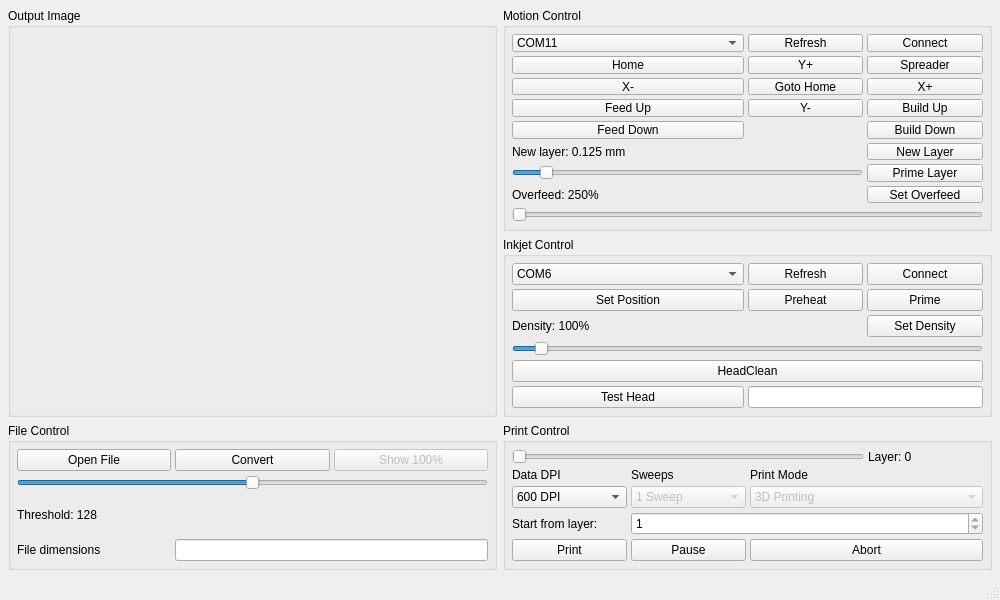
<?xml version="1.0" encoding="UTF-8"?>
<ui version="4.0">
 <class>MainWindow</class>
 <widget class="QMainWindow" name="MainWindow">
  <property name="geometry">
   <rect>
    <x>0</x>
    <y>0</y>
    <width>1000</width>
    <height>600</height>
   </rect>
  </property>
  <property name="minimumSize">
   <size>
    <width>1000</width>
    <height>600</height>
   </size>
  </property>
  <property name="windowTitle">
   <string>Oasis 3D Printer Console</string>
  </property>
  <widget class="QWidget" name="centralwidget">
   <layout class="QGridLayout" name="gridLayout">
    <property name="margin">
     <number>8</number>
    </property>
    <property name="spacing">
     <number>6</number>
    </property>

    <!-- Output Image (row 0-1, col 0) — Input 제거, Output이 왼쪽 전체 차지 -->
    <item row="0" column="0" rowspan="2">
     <widget class="QGroupBox" name="group_output">
      <property name="title">
       <string>Output Image</string>
      </property>
      <layout class="QVBoxLayout">
       <property name="margin"><number>6</number></property>
       <item>
        <widget class="QLabel" name="output_window">
         <property name="text"><string/></property>
         <property name="scaledContents"><bool>true</bool></property>
         <property name="alignment"><set>Qt::AlignCenter</set></property>
         <property name="minimumSize">
          <size><width>280</width><height>280</height></size>
         </property>
        </widget>
       </item>
      </layout>
     </widget>
    </item>

    <!-- Motion Control (row 0, col 1) -->
    <item row="0" column="1">
     <widget class="QGroupBox" name="group_motion">
      <property name="title"><string>Motion Control</string></property>
      <layout class="QGridLayout">
       <property name="margin"><number>6</number></property>
       <property name="spacing"><number>4</number></property>
       <!-- Row 0: port combo + refresh + connect -->
       <item row="0" column="0" colspan="2">
        <widget class="QComboBox" name="motion_set_port">
         <property name="currentText"><string>COM11</string></property>
         <property name="currentIndex"><number>10</number></property>
         <property name="maxVisibleItems"><number>12</number></property>
         <item><property name="text"><string>COM1</string></property></item>
         <item><property name="text"><string>COM2</string></property></item>
         <item><property name="text"><string>COM3</string></property></item>
         <item><property name="text"><string>COM4</string></property></item>
         <item><property name="text"><string>COM5</string></property></item>
         <item><property name="text"><string>COM6</string></property></item>
         <item><property name="text"><string>COM7</string></property></item>
         <item><property name="text"><string>COM8</string></property></item>
         <item><property name="text"><string>COM9</string></property></item>
         <item><property name="text"><string>COM10</string></property></item>
         <item><property name="text"><string>COM11</string></property></item>
         <item><property name="text"><string>COM12</string></property></item>
         <item><property name="text"><string>COM13</string></property></item>
         <item><property name="text"><string>COM14</string></property></item>
         <item><property name="text"><string>COM15</string></property></item>
         <item><property name="text"><string>COM16</string></property></item>
        </widget>
       </item>
       <item row="0" column="2">
        <widget class="QPushButton" name="motion_refresh">
         <property name="text"><string>Refresh</string></property>
        </widget>
       </item>
       <item row="0" column="3">
        <widget class="QPushButton" name="motion_connect">
         <property name="text"><string>Connect</string></property>
        </widget>
       </item>
       <!-- Row 1: Home, Y+, Spreader -->
       <item row="1" column="0" colspan="2">
        <widget class="QPushButton" name="motion_home">
         <property name="text"><string>Home</string></property>
        </widget>
       </item>
       <item row="1" column="2">
        <widget class="QPushButton" name="motion_yp">
         <property name="text"><string>Y+</string></property>
        </widget>
       </item>
       <item row="1" column="3">
        <widget class="QPushButton" name="motion_spreader">
         <property name="text"><string>Spreader</string></property>
        </widget>
       </item>
       <!-- Row 2: X-, Goto home, X+ -->
       <item row="2" column="0" colspan="2">
        <widget class="QPushButton" name="motion_xn">
         <property name="text"><string>X-</string></property>
        </widget>
       </item>
       <item row="2" column="2">
        <widget class="QPushButton" name="motion_goto_home">
         <property name="text"><string>Goto Home</string></property>
        </widget>
       </item>
       <item row="2" column="3">
        <widget class="QPushButton" name="motion_xp">
         <property name="text"><string>X+</string></property>
        </widget>
       </item>
       <!-- Row 3: Feed up, Y-, Build up -->
       <item row="3" column="0" colspan="2">
        <widget class="QPushButton" name="motion_fu">
         <property name="text"><string>Feed Up</string></property>
        </widget>
       </item>
       <item row="3" column="2">
        <widget class="QPushButton" name="motion_yn">
         <property name="text"><string>Y-</string></property>
        </widget>
       </item>
       <item row="3" column="3">
        <widget class="QPushButton" name="motion_bu">
         <property name="text"><string>Build Up</string></property>
        </widget>
       </item>
       <!-- Row 4: Feed down, Build down -->
       <item row="4" column="0" colspan="2">
        <widget class="QPushButton" name="motion_fd">
         <property name="text"><string>Feed Down</string></property>
        </widget>
       </item>
       <item row="4" column="3">
        <widget class="QPushButton" name="motion_bd">
         <property name="text"><string>Build Down</string></property>
        </widget>
       </item>
       <!-- Row 5: New layer label + button -->
       <item row="5" column="0" colspan="3">
        <widget class="QLabel" name="motion_layer_value">
         <property name="text"><string>New layer: 0.125 mm</string></property>
        </widget>
       </item>
       <item row="5" column="3">
        <widget class="QPushButton" name="motion_new_layer">
         <property name="text"><string>New Layer</string></property>
        </widget>
       </item>
       <!-- Row 6: layer thickness slider + prime -->
       <item row="6" column="0" colspan="3">
        <widget class="QSlider" name="motion_layer_thickness">
         <property name="minimum"><number>1</number></property>
         <property name="maximum"><number>50</number></property>
         <property name="value"><number>5</number></property>
         <property name="orientation"><enum>Qt::Horizontal</enum></property>
        </widget>
       </item>
       <item row="6" column="3">
        <widget class="QPushButton" name="motion_prime_layer">
         <property name="text"><string>Prime Layer</string></property>
        </widget>
       </item>
       <!-- Row 7: overfeed label + set button -->
       <item row="7" column="0" colspan="3">
        <widget class="QLabel" name="motion_overfeed_value">
         <property name="text"><string>Overfeed: 250%</string></property>
        </widget>
       </item>
       <item row="7" column="3">
        <widget class="QPushButton" name="motion_set_overfeed">
         <property name="text"><string>Set Overfeed</string></property>
        </widget>
       </item>
       <!-- Row 8: overfeed slider -->
       <item row="8" column="0" colspan="4">
        <widget class="QSlider" name="motion_overfeed">
         <property name="minimum"><number>0</number></property>
         <property name="maximum"><number>20</number></property>
         <property name="value"><number>0</number></property>
         <property name="orientation"><enum>Qt::Horizontal</enum></property>
        </widget>
       </item>
      </layout>
     </widget>
    </item>

    <!-- Inkjet Control (row 1, col 1) -->
    <item row="1" column="1">
     <widget class="QGroupBox" name="group_inkjet">
      <property name="title"><string>Inkjet Control</string></property>
      <layout class="QGridLayout">
       <property name="margin"><number>6</number></property>
       <property name="spacing"><number>4</number></property>
       <!-- Row 0: port + refresh + connect -->
       <item row="0" column="0" colspan="2">
        <widget class="QComboBox" name="inkjet_set_port">
         <property name="currentText"><string>COM6</string></property>
         <property name="currentIndex"><number>5</number></property>
         <property name="maxVisibleItems"><number>12</number></property>
         <item><property name="text"><string>COM1</string></property></item>
         <item><property name="text"><string>COM2</string></property></item>
         <item><property name="text"><string>COM3</string></property></item>
         <item><property name="text"><string>COM4</string></property></item>
         <item><property name="text"><string>COM5</string></property></item>
         <item><property name="text"><string>COM6</string></property></item>
         <item><property name="text"><string>COM7</string></property></item>
         <item><property name="text"><string>COM8</string></property></item>
         <item><property name="text"><string>COM9</string></property></item>
         <item><property name="text"><string>COM10</string></property></item>
         <item><property name="text"><string>COM11</string></property></item>
         <item><property name="text"><string>COM12</string></property></item>
         <item><property name="text"><string>COM13</string></property></item>
         <item><property name="text"><string>COM14</string></property></item>
         <item><property name="text"><string>COM15</string></property></item>
         <item><property name="text"><string>COM16</string></property></item>
        </widget>
       </item>
       <item row="0" column="2">
        <widget class="QPushButton" name="inkjet_refresh">
         <property name="text"><string>Refresh</string></property>
        </widget>
       </item>
       <item row="0" column="3">
        <widget class="QPushButton" name="inkjet_connect">
         <property name="text"><string>Connect</string></property>
        </widget>
       </item>
       <!-- Row 1: set pos, preheat, prime -->
       <item row="1" column="0" colspan="2">
        <widget class="QPushButton" name="inkjet_set_pos">
         <property name="text"><string>Set Position</string></property>
        </widget>
       </item>
       <item row="1" column="2">
        <widget class="QPushButton" name="inkjet_preheat">
         <property name="text"><string>Preheat</string></property>
        </widget>
       </item>
       <item row="1" column="3">
        <widget class="QPushButton" name="inkjet_prime">
         <property name="text"><string>Prime</string></property>
        </widget>
       </item>
       <!-- Row 2: density label + set density -->
       <item row="2" column="0" colspan="3">
        <widget class="QLabel" name="inket_density_value">
         <property name="text"><string>Density: 100%</string></property>
        </widget>
       </item>
       <item row="2" column="3">
        <widget class="QPushButton" name="inkjet_set_density">
         <property name="text"><string>Set Density</string></property>
        </widget>
       </item>
       <!-- Row 3: density slider -->
       <item row="3" column="0" colspan="4">
        <widget class="QSlider" name="inkjet_density">
         <property name="minimum"><number>1</number></property>
         <property name="maximum"><number>1000</number></property>
         <property name="value"><number>50</number></property>
         <property name="orientation"><enum>Qt::Horizontal</enum></property>
        </widget>
       </item>
       <!-- Row 4: HeadClean -->
       <item row="4" column="0" colspan="4">
        <widget class="QPushButton" name="inkjet_head_clean">
         <property name="text"><string>HeadClean</string></property>
         <property name="toolTip"><string>Preheat x10 → Prime x10 → Preheat x10 → Prime x5 → Preheat x5 (1000 ms interval)</string></property>
        </widget>
       </item>
       <!-- Row 5: test button + state -->
       <item row="5" column="0" colspan="2">
        <widget class="QPushButton" name="inkjet_test_button">
         <property name="text"><string>Test Head</string></property>
        </widget>
       </item>
       <item row="5" column="2" colspan="2">
        <widget class="QLineEdit" name="inkjet_test_state">
         <property name="readOnly"><bool>true</bool></property>
        </widget>
       </item>
      </layout>
     </widget>
    </item>

    <!-- File Control (row 2, col 0) -->
    <item row="2" column="0">
     <widget class="QGroupBox" name="group_file">
      <property name="title"><string>File Control</string></property>
      <layout class="QGridLayout">
       <property name="margin"><number>6</number></property>
       <property name="spacing"><number>4</number></property>
       <item row="0" column="0">
        <widget class="QPushButton" name="file_open_button">
         <property name="text"><string>Open File</string></property>
        </widget>
       </item>
       <item row="0" column="1">
        <widget class="QPushButton" name="file_convert_button">
         <property name="text"><string>Convert</string></property>
        </widget>
       </item>
       <item row="0" column="2">
        <widget class="QPushButton" name="file_show_full_button">
         <property name="enabled"><bool>false</bool></property>
         <property name="text"><string>Show 100%</string></property>
        </widget>
       </item>
       <item row="1" column="0" colspan="3">
        <widget class="QSlider" name="threshold_slider">
         <property name="minimum"><number>1</number></property>
         <property name="maximum"><number>255</number></property>
         <property name="value"><number>128</number></property>
         <property name="orientation"><enum>Qt::Horizontal</enum></property>
        </widget>
       </item>
       <item row="2" column="0" colspan="3">
        <widget class="QLabel" name="threshold_slider_value">
         <property name="text"><string>Threshold: 128</string></property>
        </widget>
       </item>
       <item row="3" column="0">
        <widget class="QLabel" name="file_dimensions_title">
         <property name="text"><string>File dimensions</string></property>
        </widget>
       </item>
       <item row="3" column="1" colspan="2">
        <widget class="QLineEdit" name="file_dimensions">
         <property name="readOnly"><bool>true</bool></property>
        </widget>
       </item>
      </layout>
     </widget>
    </item>

    <!-- Print Control (row 2, col 1) -->
    <item row="2" column="1">
     <widget class="QGroupBox" name="group_print">
      <property name="title"><string>Print Control</string></property>
      <layout class="QGridLayout">
       <property name="margin"><number>6</number></property>
       <property name="spacing"><number>4</number></property>
       <!-- Row 0: layer slider + value -->
       <item row="0" column="0" colspan="3">
        <widget class="QSlider" name="layer_slider">
         <property name="minimum"><number>1</number></property>
         <property name="maximum"><number>100</number></property>
         <property name="value"><number>1</number></property>
         <property name="orientation"><enum>Qt::Horizontal</enum></property>
        </widget>
       </item>
       <item row="0" column="3">
        <widget class="QLabel" name="layer_slider_value">
         <property name="text"><string>Layer: 0</string></property>
        </widget>
       </item>
       <!-- Row 1: labels -->
       <item row="1" column="0">
        <widget class="QLabel" name="dpi_title">
         <property name="text"><string>Data DPI</string></property>
        </widget>
       </item>
       <item row="1" column="1">
        <widget class="QLabel" name="sweeps_title">
         <property name="text"><string>Sweeps</string></property>
        </widget>
       </item>
       <item row="1" column="2" colspan="2">
        <widget class="QLabel" name="mode_title">
         <property name="text"><string>Print Mode</string></property>
        </widget>
       </item>
       <!-- Row 2: combos -->
       <item row="2" column="0">
        <widget class="QComboBox" name="dpi_combo">
         <item><property name="text"><string>600 DPI</string></property></item>
         <item><property name="text"><string>300 DPI</string></property></item>
         <item><property name="text"><string>200 DPI</string></property></item>
         <item><property name="text"><string>150 DPI</string></property></item>
         <item><property name="text"><string>100 DPI</string></property></item>
         <item><property name="text"><string>75 DPI</string></property></item>
        </widget>
       </item>
       <item row="2" column="1">
        <widget class="QComboBox" name="sweep_combo">
         <property name="enabled"><bool>false</bool></property>
         <item><property name="text"><string>1 Sweep</string></property></item>
         <item><property name="text"><string>2 Sweeps</string></property></item>
         <item><property name="text"><string>3 Sweeps</string></property></item>
         <item><property name="text"><string>4 Sweeps</string></property></item>
         <item><property name="text"><string>5 Sweeps</string></property></item>
        </widget>
       </item>
       <item row="2" column="2" colspan="2">
        <widget class="QComboBox" name="mode_combo">
         <property name="enabled"><bool>false</bool></property>
         <item><property name="text"><string>3D Printing</string></property></item>
         <item><property name="text"><string>2D Printing</string></property></item>
         <item><property name="text"><string>Inkjet Only</string></property></item>
        </widget>
       </item>
       <!-- Row 3: Start from layer -->
       <item row="3" column="0">
        <widget class="QLabel" name="start_layer_label">
         <property name="text"><string>Start from layer:</string></property>
        </widget>
       </item>
       <item row="3" column="1" colspan="3">
        <widget class="QSpinBox" name="start_layer_spinbox">
         <property name="minimum"><number>1</number></property>
         <property name="maximum"><number>1</number></property>
         <property name="value"><number>1</number></property>
        </widget>
       </item>
       <!-- Row 4: Print, Pause, Abort -->
       <item row="4" column="0">
        <widget class="QPushButton" name="file_print_button">
         <property name="text"><string>Print</string></property>
        </widget>
       </item>
       <item row="4" column="1">
        <widget class="QPushButton" name="pause_button">
         <property name="text"><string>Pause</string></property>
        </widget>
       </item>
       <item row="4" column="2" colspan="2">
        <widget class="QPushButton" name="abort_button">
         <property name="text"><string>Abort</string></property>
        </widget>
       </item>
      </layout>
     </widget>
    </item>

   </layout>
  </widget>
  <widget class="QStatusBar" name="statusBar"/>
 </widget>
 <tabstops>
  <tabstop>motion_set_port</tabstop>
  <tabstop>motion_connect</tabstop>
  <tabstop>motion_home</tabstop>
  <tabstop>motion_yp</tabstop>
  <tabstop>motion_spreader</tabstop>
  <tabstop>motion_xn</tabstop>
  <tabstop>motion_goto_home</tabstop>
  <tabstop>motion_xp</tabstop>
  <tabstop>motion_fu</tabstop>
  <tabstop>motion_yn</tabstop>
  <tabstop>motion_bu</tabstop>
  <tabstop>motion_fd</tabstop>
  <tabstop>motion_bd</tabstop>
  <tabstop>motion_layer_thickness</tabstop>
  <tabstop>motion_new_layer</tabstop>
  <tabstop>motion_prime_layer</tabstop>
  <tabstop>motion_overfeed</tabstop>
  <tabstop>motion_set_overfeed</tabstop>
  <tabstop>inkjet_set_port</tabstop>
  <tabstop>inkjet_connect</tabstop>
  <tabstop>inkjet_set_pos</tabstop>
  <tabstop>inkjet_preheat</tabstop>
  <tabstop>inkjet_prime</tabstop>
  <tabstop>inkjet_density</tabstop>
  <tabstop>inkjet_set_density</tabstop>
  <tabstop>inkjet_head_clean</tabstop>
  <tabstop>inkjet_test_button</tabstop>
  <tabstop>inkjet_test_state</tabstop>
  <tabstop>file_open_button</tabstop>
  <tabstop>file_convert_button</tabstop>
  <tabstop>threshold_slider</tabstop>
  <tabstop>layer_slider</tabstop>
  <tabstop>dpi_combo</tabstop>
  <tabstop>file_print_button</tabstop>
  <tabstop>pause_button</tabstop>
  <tabstop>abort_button</tabstop>
 </tabstops>
 <resources/>
 <connections/>
</ui>
